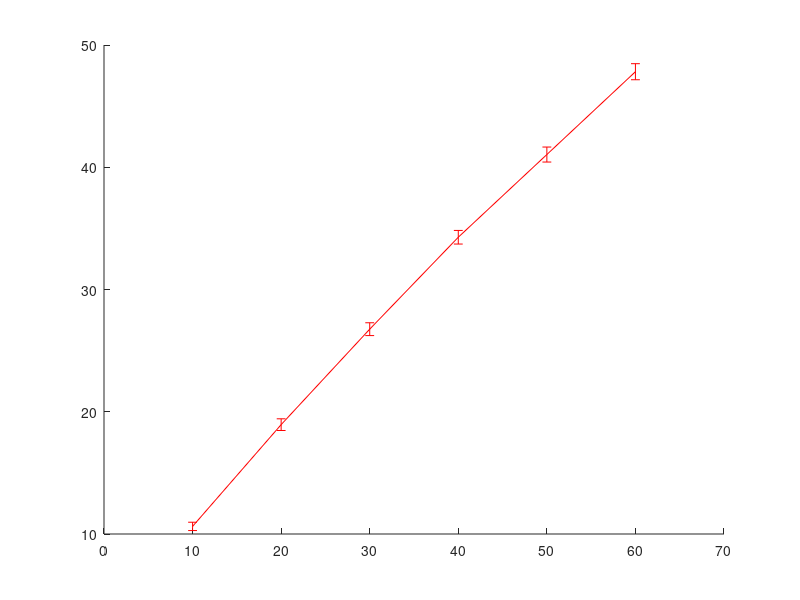

MATLAB code to generate this figure: (Note: this script raises an error after producing the figure.)
clear all;
clc;
close all;

load result
area = 1*1;

% figure;
errorbar(plotValueAlg1_200_new(1,:)/area, plotValueAlg1_200_new(2,:), plotValueAlg1_200_new(3,:),'-r','linewidth',1.5);
hold on;
errorbar(plotValueAlg7(1,:)/area, plotValueAlg7(2,:), plotValueAlg7(3,:),'--k','linewidth',1.5);
hold on;
errorbar(plotValueAlg12(1,:)/area, plotValueAlg12(2,:), plotValueAlg12(3,:),'-k','linewidth',1.5);
hold on;
errorbar(plotValueAlg11(1,:)/area, plotValueAlg11(2,:), plotValueAlg11(3,:),'-.k','linewidth',1.5);
hold on;
errorbar(plotValueAlg2(1,:)/area, plotValueAlg2(2,:), plotValueAlg2(3,:),':k','linewidth',1.5);


% title('Performance comparison based on active link density','fontsize',10,'Fontname','Times New Roman','FontWeight','bold');
xlabel('Total Active Link Density in [links/cell])','fontsize',10,'Fontname','Times New Roman','FontWeight','bold');
ylabel('Feasible Link Density in [links/cell])','fontsize',10,'Fontname','Times New Roman','FontWeight','bold');
grid on;
set(gca,'fontsize',10,'Fontname','Times New Roman','FontWeight','bold');
set(gca, 'LineWidth',1.5);
h = legend('Reference algorithm', 'Link removal (inner product of column & row)','Link mergence (product of column sum & row sum)',...
    'Link removal (1-norm column & row)',...
    'Link removal (2-norm column)','Location','NorthWest');
% hh = findobj('tag','legend')    
% set(hh,'fontsize',30)
set(gcf, 'PaperPositionMode', 'manual');
set(gcf, 'PaperUnits', 'points');
set(gcf, 'PaperPosition', [0 0 560 300]);

print('-dpng','C:\Users\Mu\Desktop\FinalNumberComparison.png','-r200');